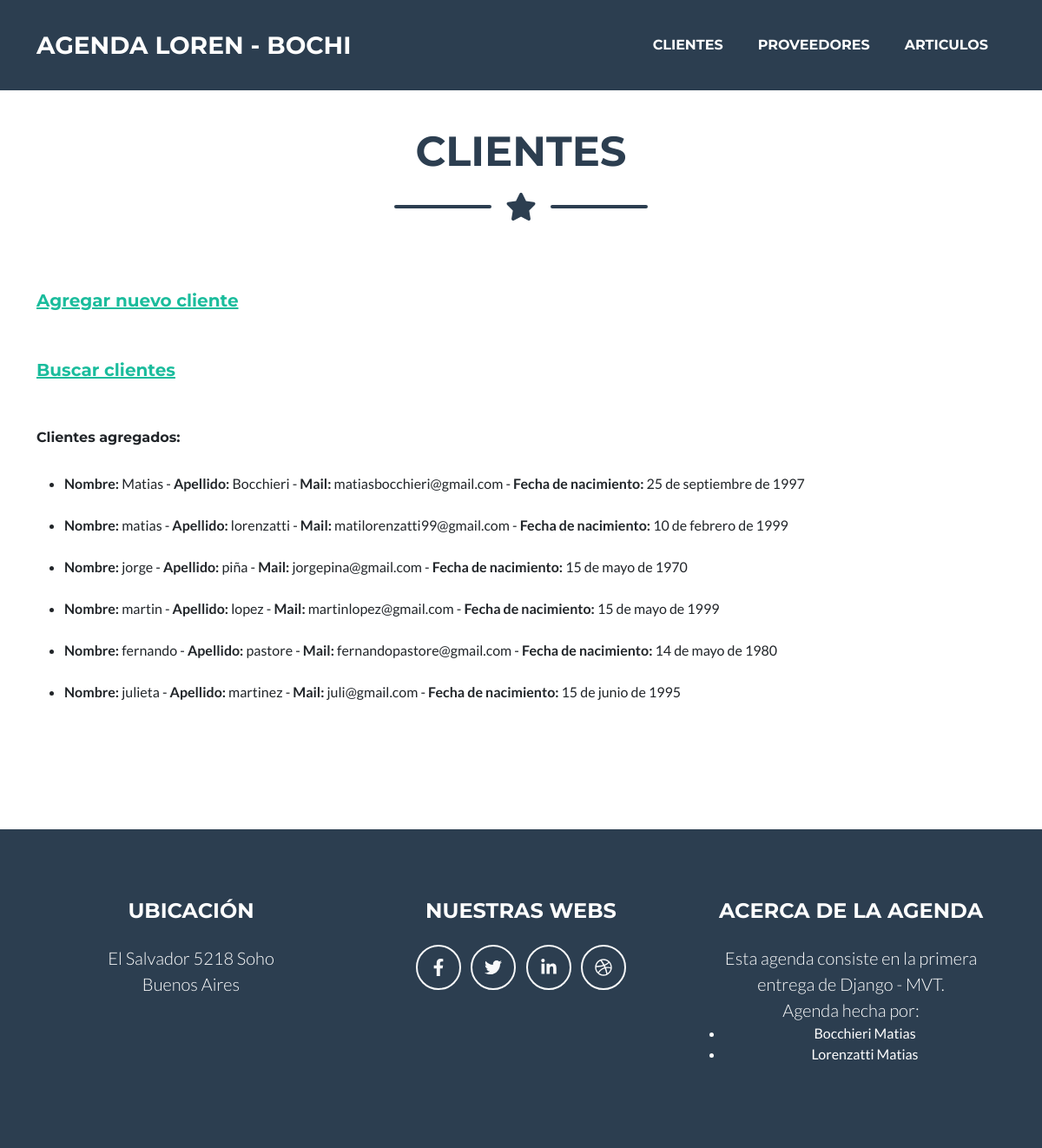
/app_agenda/clientes/, run on an earlier commit of the app's database.
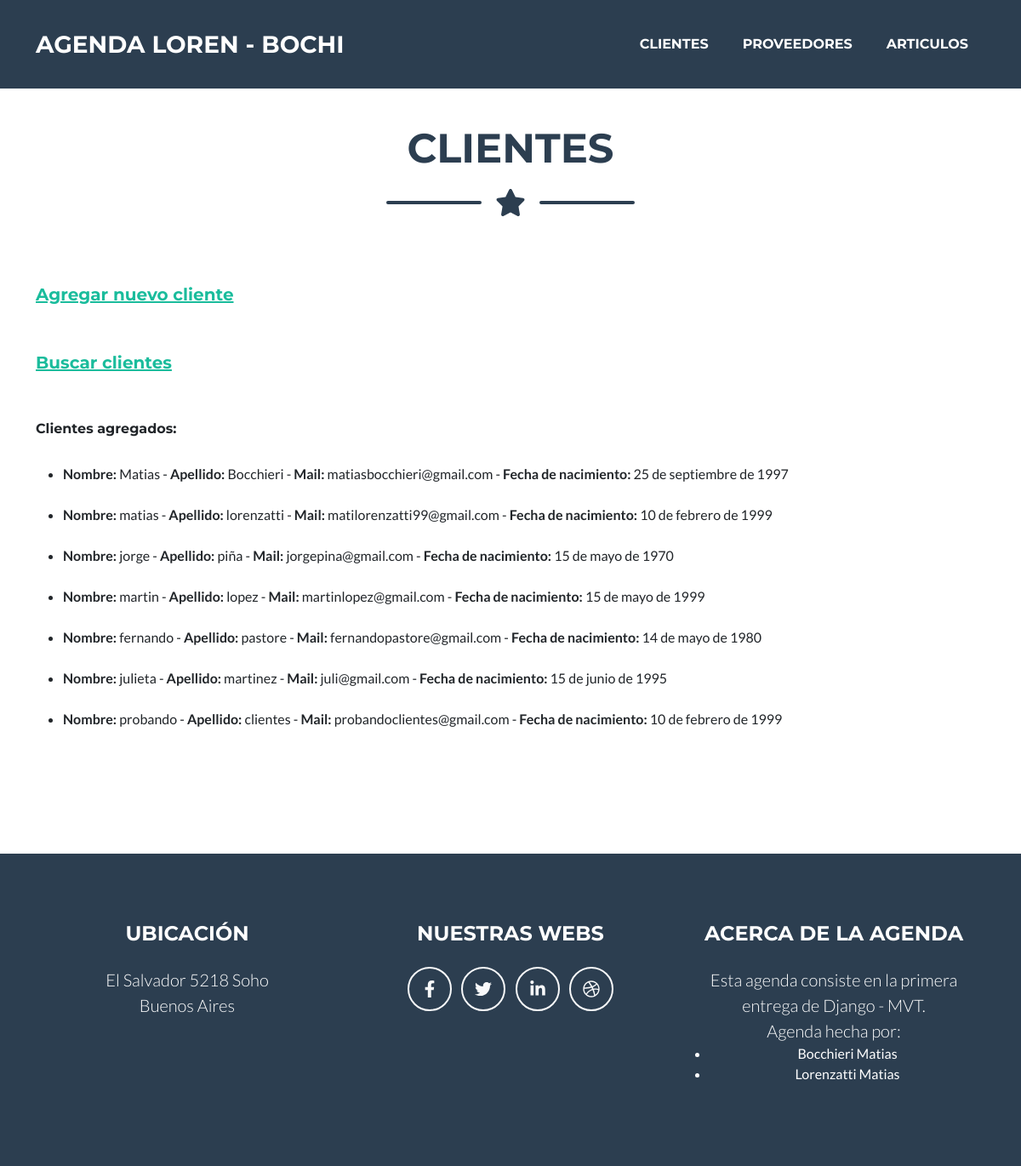
And on a later commit of the database.
### app_agenda/models.py (models this page shows, shortened)
class Clientes(models.Model):
    nombre = models.CharField(max_length=100)
    apellido = models.CharField(max_length=100)
    mail = models.EmailField()
    fecha_nacimiento = models.DateField()

### app_agenda/views.py (the view)
# urls.py: path("clientes/", views.clientes, name="clientes"),
def clientes(request):
    query = Clientes.objects.all()
    clientes_db = {"clientes": query}
    plantilla = loader.get_template("app_agenda/clientes.html")
    doc = plantilla.render(clientes_db)
    return HttpResponse(doc)

### app_agenda/templates/app_agenda/clientes.html
{% extends "app_agenda/base.html" %}
{% load static %}
{% block clientes %}
<br>
<br>
<section class="page-section portfolio">
    <div class="container">
        <h2 class="page-section-heading text-center text-uppercase text-secondary mb-0">Clientes</h2>
        <div class="divider-custom">
            <div class="divider-custom-line"></div>
            <div class="divider-custom-icon"><i class="fas fa-star"></i></div>
            <div class="divider-custom-line"></div>
    </div>
    <br>
    <br>
    <h5> <a href="{% url 'cliente-formulario' %}">Agregar nuevo cliente</a> </h5>
    <br>
    <br>
    <h5> <a href="{% url 'cliente-buscar' %}">Buscar clientes</a> </h5>
    <br>
    <br>
    <h1>Clientes agregados:</h1>
    <br>
    {% if clientes %}
    <ul>
        {% for x in clientes %}
            <li><b>Nombre:</b> {{x.nombre}}   -   <b>Apellido:</b> {{x.apellido}}   -   <b>Mail:</b> {{x.mail}}   -   <b>Fecha de nacimiento:</b> {{x.fecha_nacimiento}}</li>
            <br>
        {% endfor %}
    </ul>
    {% else %}
    <h4>No hay clientes que tengan ese nombre.</h4>
    {% endif %}
</section>
{% endblock clientes %}

What changed in the data, as far as the page shows it:
added Clientes: nombre "probando", apellido "clientes", mail "probandoclientes@gmail.com", fecha_nacimiento "10 de febrero de 1999"
